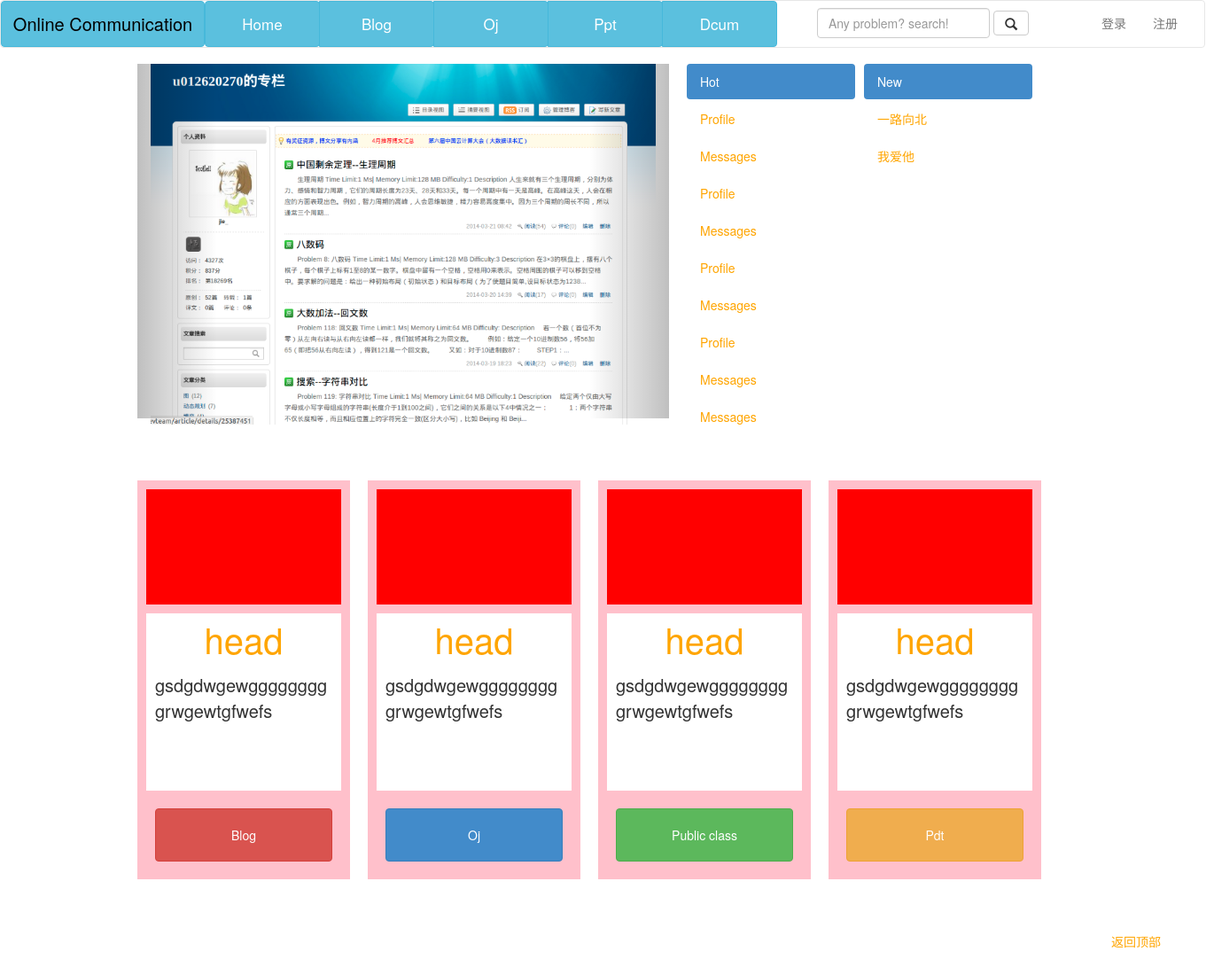
The app's page /, older data.
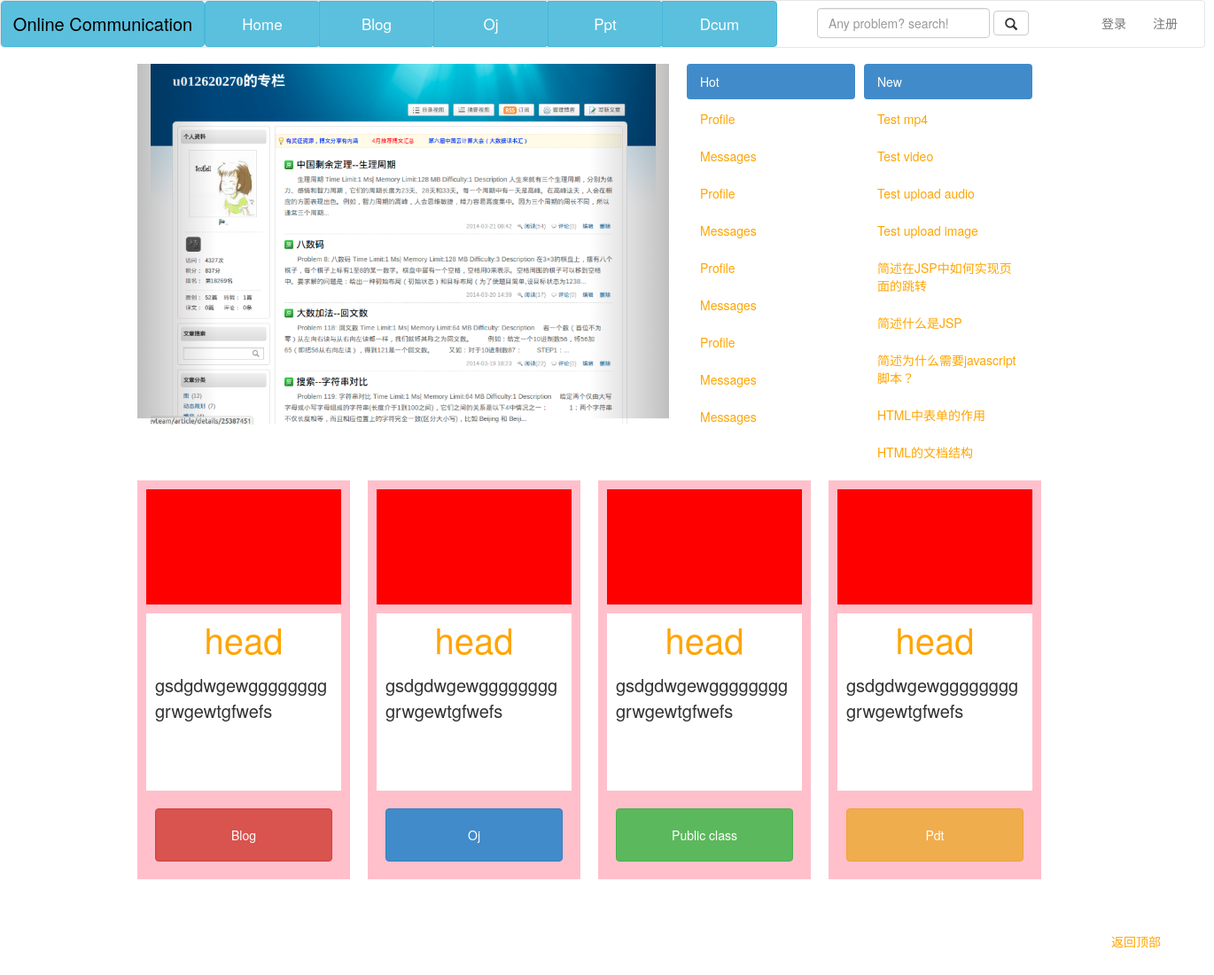
The same page, newer data.
### blog/models.py (models this page shows, shortened)
class Post(models.Model):
    author = models.ForeignKey(UserProfile)
    date = models.DateField(auto_now_add=True)
    date_gmt = models.DateField(null=True)
    content = models.TextField()
    title = models.CharField(max_length=200)
    excerpt = models.CharField(max_length=500)
    status = models.CharField(max_length=20, null=True)
    comment_status = models.CharField(max_length=20, null=True)
    password = models.CharField(max_length=20, null=True)
    modified_date = models.DateField(null=True)
    modified_date_gmt = models.DateField(null=True)
    content_filtered = models.CharField(max_length=200, null=True)
    parent = models.BigIntegerField(null=True)
    menu_order = models.IntegerField(null=True)
    content_type = models.CharField(max_length=20, null=True)
    content_mime_type = models.CharField(max_length=255, null=True)
    comment_count = models.IntegerField(default=0)
    po_type = models.ManyToManyField(Category, through='PostToCategory',
                                blank=True, null=True)
    show = models.BooleanField(default=True)
    class Meta:
        ordering = ['-pk']
        verbose_name = _('Post')
        verbose_name_plural = _('Posts')
    @models.permalink
    def get_absolute_url(self):
        return ('post', (),
                {'author':self.author.user.username, 'pk':self.pk})

### blog/views.py (the view)
# urls.py: url(r'^$', 'blog.views.homePage', name='homepage'),
def homePage(request):
    authenticated = request.user.is_authenticated()
    userprofile = None
    articles = Post.objects.filter(show=True)[:9]
    if authenticated:
        userprofile = request.user.userprofile
    return render(request, 'index.html', {'authenticated':authenticated,
                                          'user':userprofile, 'articles':articles})

### templates/index.html (shortened to what the changed rows need)
{% extends 'base.html' %}
{% block script %}
<link href ="{{ STATIC_URL }}css/page_2.css" rel="stylesheet">
<link href="{{ STATIC_URL }}css/nav.css" rel="stylesheet">
<link href= "{{ STATIC_URL }}css/bootstrap.css" rel = "stylesheet">
{% endblock %}
{% block body %}
        <div id="whole_container">
            <div class="container" id = "page-mid-and-down">
            <div id="page-mid">
            <div id="mid-right">
                <ul class="nav nav-pills nav-stacked">
                    {% for article in articles %}
                    <li><a href="{{ article.get_absolute_url }}">{{ article.title }}</a></li>
                    {% endfor %}
                </ul>
            </div>
    </div>
        </div>
{% endblock %}

Row changes from the older to the newer data that the page shows:
no longer on this page (row unchanged): Post: title "一路向北"
no longer on this page (row unchanged): Post: title "我爱他"
added Post: title "Test mp4"
added Post: title "Test video"
added Post: title "Test upload audio"
added Post: title "Test upload image"
added Post: title "简述在JSP中如何实现页面的跳转"
added Post: title "简述什么是JSP"
added Post: title "简述为什么需要javascript脚本？"
added Post: title "HTML中表单的作用"
added Post: title "HTML的文档结构"
